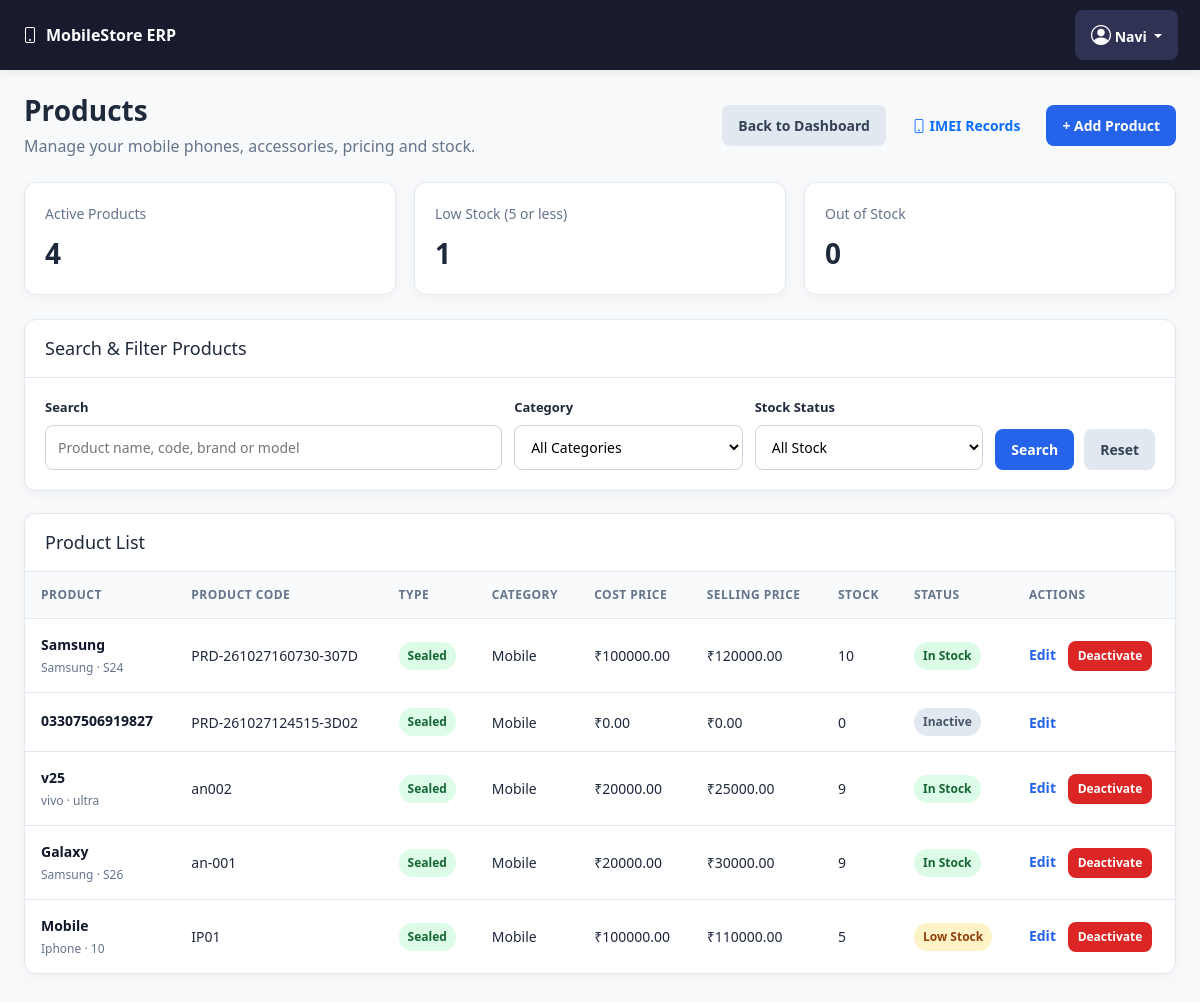
Page /products (signed in) on the earlier database version.
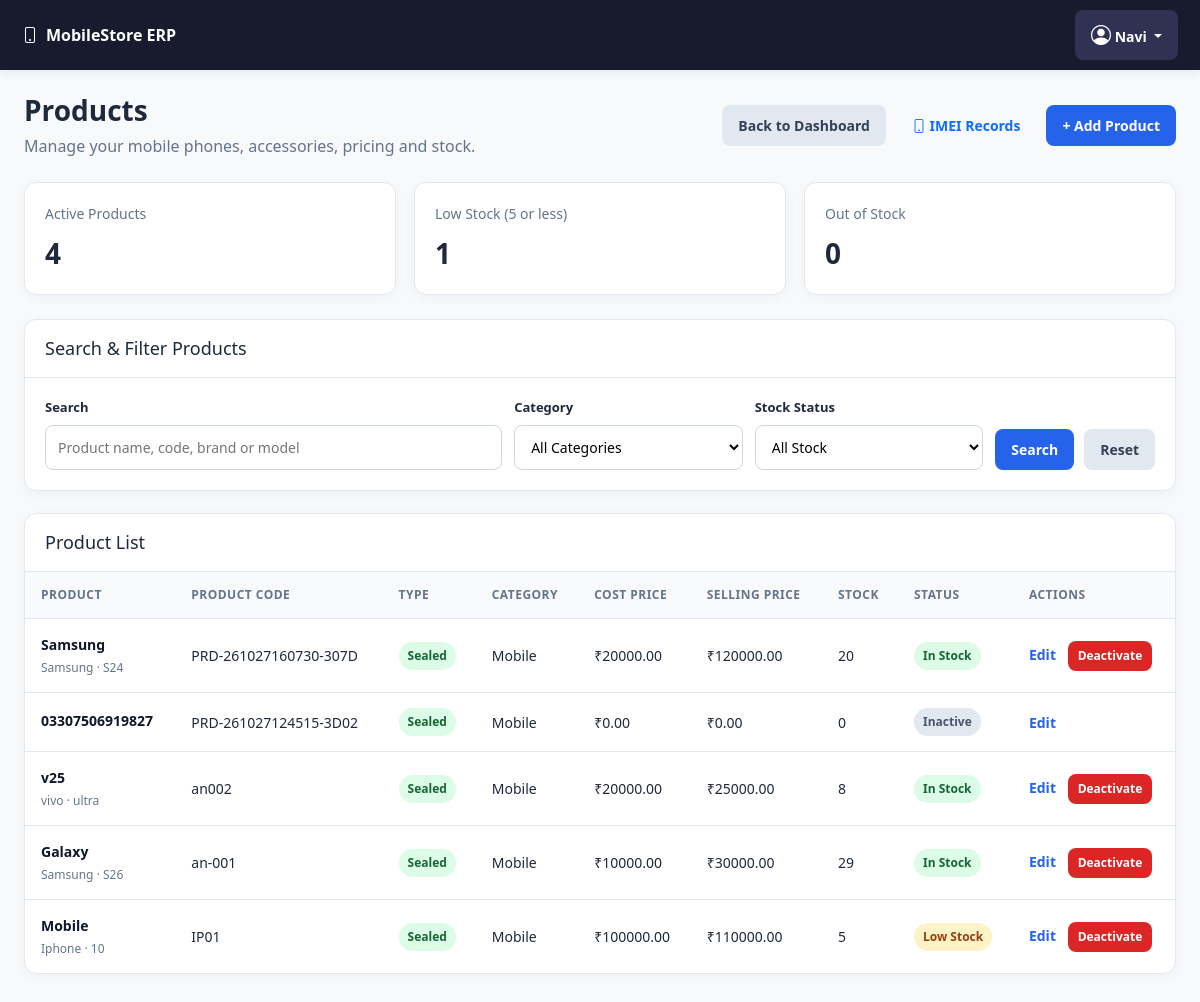
Same page on the later database version.
### models.py (models this page shows, shortened)
class TimestampMixin:
    created_at = db.Column(db.DateTime(timezone=True), default=utc_now, nullable=False)
    updated_at = db.Column(
        db.DateTime(timezone=True), default=utc_now, onupdate=utc_now, nullable=False
    )

class Product(TimestampMixin, db.Model):
    __tablename__ = "products"
    id = db.Column(db.Integer, primary_key=True)
    product_code = db.Column(db.String(50), unique=True, nullable=False)
    barcode = db.Column(db.String(100), unique=True, nullable=True)
    name = db.Column(db.String(150), nullable=False, index=True)
    brand = db.Column(db.String(100))
    model = db.Column(db.String(100))
    category = db.Column(db.String(80), default="Mobile")
    variant = db.Column(db.String(100))
    color = db.Column(db.String(50))
    condition = db.Column(db.String(30), nullable=False, default="Sealed")
    used_grade = db.Column(db.String(30))
    warranty_months = db.Column(db.Integer, default=0)
    hsn_code = db.Column(db.String(30), nullable=True)
    gst_percent = db.Column(db.Float, default=0, nullable=False)
    cost_price = db.Column(db.Float, default=0, nullable=False)
    selling_price = db.Column(db.Float, default=0, nullable=False)
    stock_quantity = db.Column(db.Integer, default=0, nullable=False)
    reorder_level = db.Column(db.Integer, default=5, nullable=False)
    track_imei = db.Column(db.Boolean, default=True, nullable=False)
    is_active = db.Column(db.Boolean, default=True, nullable=False)
    imei_records = db.relationship("IMEIRecord", back_populates="product", lazy=True)

### app.py (the view, shortened to what this page needs)
    @app.route("/products")
    @login_required
    def products_list():
        search = request.args.get("search", "").strip()
        date_from = request.args.get("date_from", "").strip()
        date_to = request.args.get("date_to", "").strip()
        query = Product.query
        try:
            query = apply_date_filters(query, Product, date_from, date_to)
        except ValueError:
            flash("Please enter valid filter dates.", "warning")
            return redirect(url_for("products_list"))
        products = query.order_by(Product.id.desc()).all()
        return render_template(
            "products/list.html",
            products=products,
            search=search,
            date_from=date_from,
            date_to=date_to,
            total_products=Product.query.count(),
            filtered_count=len(products),
        )

### templates/Products/list.html (shortened to what the changed rows need)
{% extends "base.html" %}
{% block content %}
{% set product_items = products|default([], true)|list %}
{% set active_products = product_items|selectattr('is_active')|list %}
{% set low_stock_count = active_products|selectattr('stock_quantity', 'le', 5)|list|length %}
{% set out_stock_count = active_products|selectattr('stock_quantity', 'equalto', 0)|list|length %}
<div class="products-page">
    <div class="products-header">
        <div>
            <h1>Products</h1>
        </div>
    </div>
    <div class="panel">
        <div class="panel-heading">
            <h2>Search &amp; Filter Products</h2>
        </div>
    </div>
    <div class="panel">
        <div class="panel-heading">
            <h2>Product List</h2>
        </div>
        <div class="table-wrap">
            <table class="products-table">
                <thead>
                    <tr>
                        <th>Product</th>
                        <th>Product Code</th>
                        <th>Type</th>
                        <th>Category</th>
                        <th>Cost Price</th>
                        <th>Selling Price</th>
                        <th>Stock</th>
                        <th>Status</th>
                        <th>Actions</th>
                    </tr>
                </thead>
                <tbody>
                    {% for product in product_items %}
                    <tr>
                        <td>
                            <div class="product-name">
                                {{ product.name }}
                            </div>
                            <div class="muted">
                                {{ product.brand or '' }}
                                {% if product.model %}
                                    · {{ product.model }}
                                {% endif %}
                            </div>
                        </td>
                        <td>{{ product.product_code or '-' }}</td>
                        <td>
                            {% if product.product_type == 'Used' %}
                                <span class="stock-badge stock-low">Used</span>
                            {% else %}
                                <span class="stock-badge stock-ok">Sealed</span>
                            {% endif %}
                        </td>
                        <td>{{ product.category or '-' }}</td>
                        <td>
                            ₹{{ "%.2f"|format(product.cost_price or 0) }}
                        </td>
                        <td>
                            ₹{{ "%.2f"|format(product.selling_price or 0) }}
                        </td>
                        <td>{{ product.stock_quantity or 0 }}</td>
                        <td>
                            {% if not product.is_active %}
                                <span class="stock-badge stock-inactive">
                                    Inactive
                                </span>
                            {% elif (product.stock_quantity or 0) == 0 %}
                                <span class="stock-badge stock-out">
                                    Out of Stock
                                </span>
                            {% elif (product.stock_quantity or 0) <= (product.reorder_level or 5) %}
                                <span class="stock-badge stock-low">
                                    Low Stock
                                </span>
                            {% else %}
                                <span class="stock-badge stock-ok">
                                    In Stock
                                </span>
                            {% endif %}
                        </td>
                        <td class="text-nowrap">
                            <a class="edit-link"
                               href="{{ url_for('product_edit', product_id=product.id) }}">
                                Edit
                            </a>
                            {% if product.is_active %}
                            <form method="POST"
                                  action="{{ url_for('product_deactivate', product_id=product.id) }}"
                                  class="action-form"
                                  onsubmit="return confirm('Deactivate this product? Its transaction history will be preserved.');">
                                <button type="submit"
                                        class="btn btn-danger action-button">
                                    Deactivate
                                </button>
                            </form>
                            {% endif %}
                        </td>
                    </tr>
                    {% endfor %}
                </tbody>
            </table>
        </div>
    </div>
</div>
{% endblock %}

Differences in the rows shown:
changed Product "PRD-261027160730-307D": cost_price "100000.00" → "20000.00"; stock_quantity "10" → "20"
changed Product "an002": stock_quantity "9" → "8"
changed Product "Galaxy": cost_price "20000.00" → "10000.00"; stock_quantity "9" → "29"
